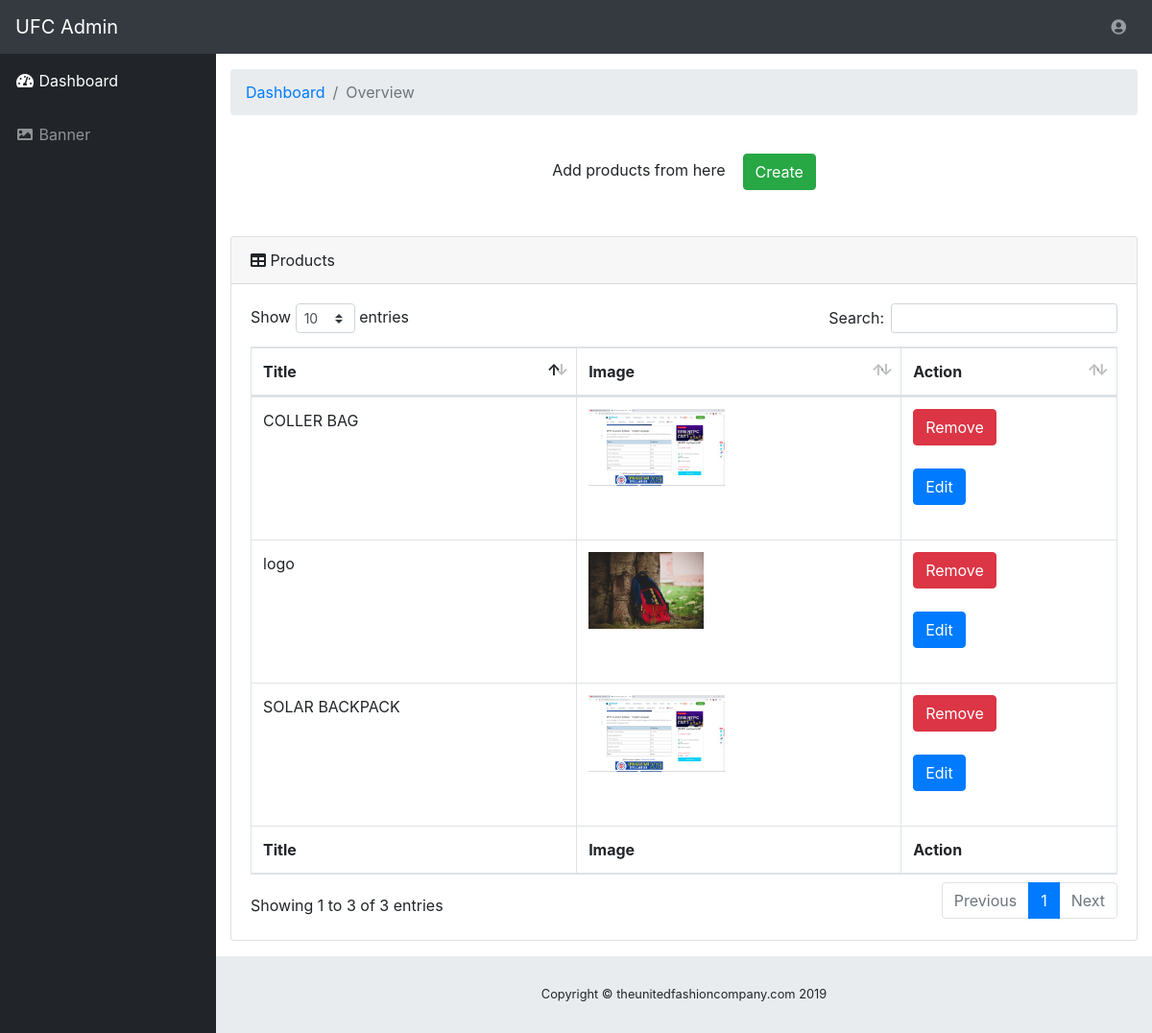
The page /admin/adminPanel.php (signed in) on the database its author committed.
### tables this page shows
CREATE TABLE `products` (
  `id` int(10) NOT NULL,
  `img` varchar(150) NOT NULL,
  `title` varchar(50) NOT NULL
);

### admin/adminPanel.php (the view, shortened to what this page needs)
<?php
    include 'connection.php';
?>
<!DOCTYPE html>
<html lang="en">
<head>
  <link href="vendor/fontawesome-free/css/all.min.css" rel="stylesheet" type="text/css">
  <link href="vendor/datatables/dataTables.bootstrap4.css" rel="stylesheet">
  <link href="css/sb-admin.css" rel="stylesheet">
</head>
<body id="page-top">
  <nav class="navbar navbar-expand navbar-dark bg-dark static-top">
    <a class="navbar-brand mr-1" href="index.php">UFC Admin</a>
    <ul class="navbar-nav ml-auto ml-md-0">
      <li class="nav-item dropdown no-arrow" style="left: 85vw">
        <a class="nav-link dropdown-toggle" href="#" id="userDropdown" role="button" data-toggle="dropdown" aria-haspopup="true" aria-expanded="false">
          <i class="fas fa-user-circle fa-fw"></i>
        </a>
      </li>
    </ul>
  </nav>
  <div id="wrapper">
    <ul class="sidebar navbar-nav">
      <li class="nav-item active">
        <a class="nav-link" href="adminPanel.php">
          <i class="fas fa-fw fa-tachometer-alt"></i>
          <span>Dashboard</span>
        </a>
      </li>
      <li class="nav-item">
        <a class="nav-link" href="adminBanner.php">
          <i class="fas fa-fw fa-image"></i>
          <span>Banner</span>
        </a>
      </li>
    </ul>
    <div id="content-wrapper">
      <div class="container-fluid">
        <ol class="breadcrumb">
          <li class="breadcrumb-item">
            <a href="index.php">Dashboard</a>
          </li>
          <li class="breadcrumb-item active">Overview</li>
        </ol>
        <br>
        <div class="text-center">
          <span>Add products from here</span>&nbsp&nbsp&nbsp
          <button name="addproduct" class="btn btn-success" data-toggle="modal" data-target="#createItemModal">Create</button>
        </div>
        <br><br>
        <div class="card mb-3">
          <div class="card-header">
            <i class="fas fa-table"></i>
            Products</div>
          <div class="card-body">
            <div class="table-responsive">
              <table class="table table-bordered" id="dataTable" width="100%" cellspacing="0">
                <thead>
                  <tr>
                    <th>Title</th>
                    <th>Image</th>
                    <th>Action</th>
                  </tr>
                </thead>
                <tfoot>
                  <tr>
                    <th>Title</th>
                    <th>Image</th>
                    <th>Action</th>
                  </tr>
                </tfoot>
                <tbody>
                  <?php
                    $sql = "SELECT * FROM products";
                    $result = $conn->query($sql);
                    if ($result->num_rows > 0) {
                      while ($row = $result->fetch_assoc()) {
                          echo "<tr>
                                  <td>" . $row["title"] . "</td>
                                  <td> <img src=\"" . $row["img"] . " \" style=\"height: 10vh\"></td>
                                  <td>
                                  <form method=\"POST\" action=\"adminActions.php\">
                                    <input type=\"submit\" value=\"Remove\" name=\"action\" class=\"btn btn-danger\"></input>
                                    <br><br>
                                    <input type=\"hidden\" name=\"id\" value=".$row['id']."\"/>
                                  </form>
                                  <form method=\"POST\" action=\"updateProducts.php\">
                                    <input type=\"submit\" value=\"Edit\" name=\"action\" class=\"btn btn-primary\"></input>
                                    <br><br>
                                    <input type=\"hidden\" name=\"id\" value=".$row['id']."\"/>
                                  </form>
                                  </td>
                                </tr>";
                      }
                    }
                  ?>
                </tbody>
              </table>
            </div>
          </div>
        </div>
      </div>
      <footer class="sticky-footer">
        <div class="container my-auto">
          <div class="copyright text-center my-auto">
            <span>Copyright © theunitedfashioncompany.com 2019</span>
          </div>
        </div>
      </footer>
    </div>
  </div>
</body>
</html>

### rows shown on the page
products: title "COLLER BAG", img (picture)
products: title "SOLAR BACKPACK", img (picture)
products: title "logo", img (picture)
